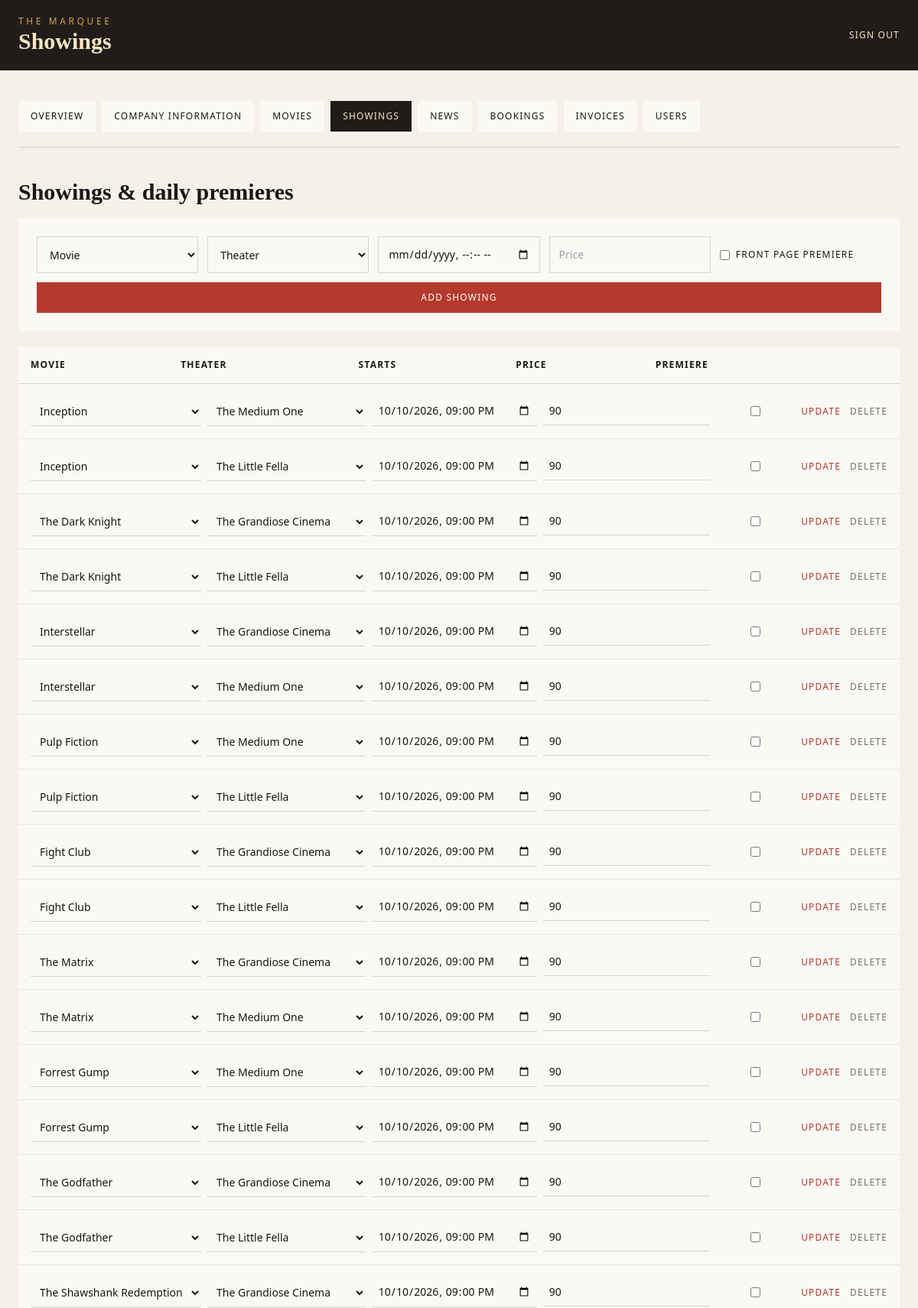
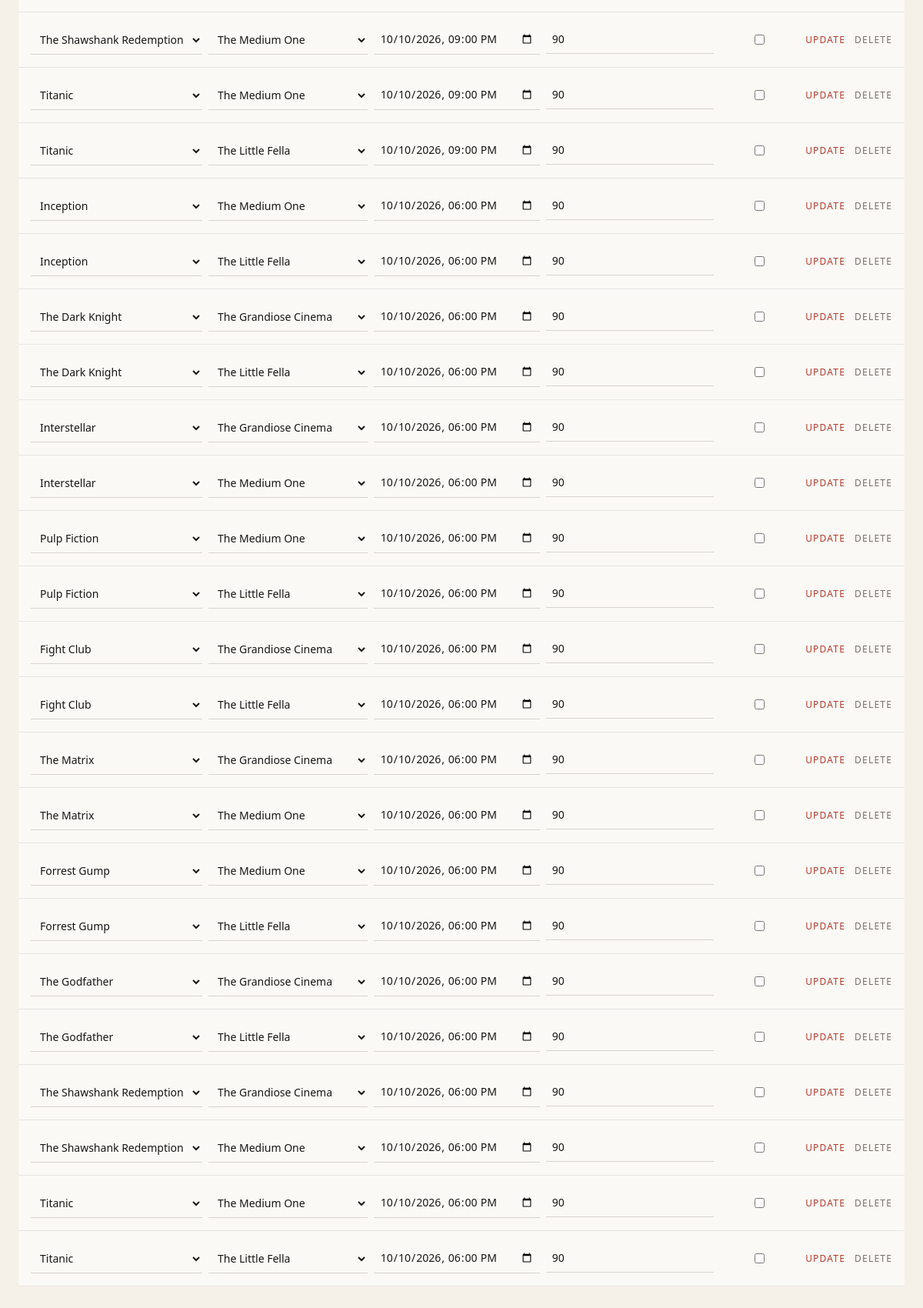
The app's page /admin/showings.php (signed in) with its own data (2 pictures, top to bottom).
### tables this page shows
CREATE TABLE `showtimes` (
   showtimeID INT not null auto_increment primary key,
   movieID INT not null,
   theaterID INT not null,
   starts_at DATETIME not null,
   price INT not null,
   is_featured TINYINT(1) NOT NULL DEFAULT 0,
   FOREIGN KEY (movieID) REFERENCES `movies`(movieID),
   FOREIGN KEY (theaterID) REFERENCES `theaters`(theaterID)
);

CREATE TABLE `movies` (
   movieID INT not null auto_increment primary key,
   title VARCHAR(255),
   release_date DATE,
   rating DECIMAL (3,1)
);

CREATE TABLE `theaters` (
   theaterID INT not null auto_increment primary key,
   name VARCHAR(100) not null,
   seat_rows INT not null,
   seats_per_row INT not null
);

### www/admin/bootstrap.php (called while the page is built, shortened)
<?php
function e(mixed $value): string
{
    return htmlspecialchars((string) $value, ENT_QUOTES, 'UTF-8');
}

### www/admin/showings.php (the view, shortened to what this page needs)
<?php
require __DIR__ . '/bootstrap.php';
require __DIR__ . '/partials/layout.php';
$movies = $pdo->query('SELECT movieID, title FROM movies ORDER BY title')->fetchAll();
$theaters = $pdo->query('SELECT theaterID, name FROM theaters ORDER BY name')->fetchAll();
$showtimes = $pdo->query(
    'SELECT st.showtimeID, st.movieID, st.theaterID, st.starts_at, st.price, st.is_featured
     FROM showtimes st ORDER BY st.starts_at DESC LIMIT 40'
)->fetchAll();
?>
<section>
    <h2 class="mb-4 font-serif text-3xl font-bold">Showings & daily premieres</h2>
    <form method="post" action="actions.php" class="mb-5 grid gap-3 bg-white/60 p-6 md:grid-cols-5">
        <select name="movie_id" required class="border border-stone-300 bg-transparent p-3 text-sm">
            <option value="">Movie</option>
        </select>
        <select name="theater_id" required class="border border-stone-300 bg-transparent p-3 text-sm">
            <option value="">Theater</option>
        </select>
        <input name="starts_at" required type="datetime-local" class="border border-stone-300 bg-transparent p-3 text-sm">
        <input name="price" required type="number" min="0" placeholder="Price" class="border border-stone-300 bg-transparent p-3 text-sm">
        <label class="flex items-center gap-2 text-xs uppercase tracking-widest"><input type="checkbox" name="is_featured"> Front page premiere</label>
        <button class="bg-[#b43a2d] px-4 py-3 text-xs uppercase tracking-widest text-white md:col-span-5">Add showing</button>
    </form>
    <div class="overflow-x-auto bg-white/60">
        <table class="w-full text-left text-sm">
            <thead class="border-b border-stone-300 text-xs uppercase tracking-widest"><tr><th class="p-4">Movie</th><th class="p-4">Theater</th><th class="p-4">Starts</th><th class="p-4">Price</th><th class="p-4">Premiere</th><th class="p-4"></th></tr></thead>
            <tbody>
            <?php foreach ($showtimes as $showtime): ?>
            <tr class="border-b border-stone-200">
                <td class="p-4" colspan="6">
                    <form method="post" action="actions.php" class="grid items-center gap-2 md:grid-cols-[2fr_2fr_2fr_1fr_1fr_auto]">
                        <select name="movie_id" class="border-b border-stone-300 bg-transparent p-2">
                            <?php foreach ($movies as $movie): ?><option value="<?= (int) $movie['movieID'] ?>" <?= (int) $movie['movieID'] === (int) $showtime['movieID'] ? 'selected' : '' ?>><?= e($movie['title']) ?></option><?php endforeach; ?>
                        </select>
                        <select name="theater_id" class="border-b border-stone-300 bg-transparent p-2">
                            <?php foreach ($theaters as $theater): ?><option value="<?= (int) $theater['theaterID'] ?>" <?= (int) $theater['theaterID'] === (int) $showtime['theaterID'] ? 'selected' : '' ?>><?= e($theater['name']) ?></option><?php endforeach; ?>
                        </select>
                        <input name="starts_at" type="datetime-local" value="<?= e(date('Y-m-d\TH:i', strtotime($showtime['starts_at']))) ?>" class="border-b border-stone-300 bg-transparent p-2">
                        <input name="price" type="number" min="0" value="<?= e($showtime['price']) ?>" class="border-b border-stone-300 bg-transparent p-2">
                        <input type="checkbox" name="is_featured" <?= $showtime['is_featured'] ? 'checked' : '' ?>>
                        <span class="flex gap-3">
                            <button class="text-xs uppercase tracking-widest text-[#b43a2d]">Update</button>
                            <button formnovalidate name="action" value="showtime_delete" class="text-xs uppercase tracking-widest text-stone-500">Delete</button>
                        </span>
                    </form>
                </td>
            </tr>
            <?php endforeach; ?>
            </tbody>
        </table>
    </div>
</section>

### records on screen
showtimes: movie_id "Inception", theater_id "The Medium One", starts_at "10/10/2026 21:00", price "90"
showtimes: movie_id "Inception", theater_id "The Little Fella", starts_at "10/10/2026 21:00", price "90"
showtimes: movie_id "The Dark Knight", theater_id "The Grandiose Cinema", starts_at "10/10/2026 21:00", price "90"
showtimes: movie_id "The Dark Knight", theater_id "The Little Fella", starts_at "10/10/2026 21:00", price "90"
showtimes: movie_id "Interstellar", theater_id "The Grandiose Cinema", starts_at "10/10/2026 21:00", price "90"
showtimes: movie_id "Interstellar", theater_id "The Medium One", starts_at "10/10/2026 21:00", price "90"
showtimes: movie_id "Pulp Fiction", theater_id "The Medium One", starts_at "10/10/2026 21:00", price "90"
showtimes: movie_id "Pulp Fiction", theater_id "The Little Fella", starts_at "10/10/2026 21:00", price "90"
showtimes: movie_id "Fight Club", theater_id "The Grandiose Cinema", starts_at "10/10/2026 21:00", price "90"
showtimes: movie_id "Fight Club", theater_id "The Little Fella", starts_at "10/10/2026 21:00", price "90"
showtimes: movie_id "The Matrix", theater_id "The Grandiose Cinema", starts_at "10/10/2026 21:00", price "90"
showtimes: movie_id "The Matrix", theater_id "The Medium One", starts_at "10/10/2026 21:00", price "90"
showtimes: movie_id "Forrest Gump", theater_id "The Medium One", starts_at "10/10/2026 21:00", price "90"
showtimes: movie_id "Forrest Gump", theater_id "The Little Fella", starts_at "10/10/2026 21:00", price "90"
showtimes: movie_id "The Godfather", theater_id "The Grandiose Cinema", starts_at "10/10/2026 21:00", price "90"
showtimes: movie_id "The Godfather", theater_id "The Little Fella", starts_at "10/10/2026 21:00", price "90"
showtimes: movie_id "The Shawshank Redemption", theater_id "The Grandiose Cinema", starts_at "10/10/2026 21:00", price "90"
showtimes: movie_id "The Shawshank Redemption", theater_id "The Medium One", starts_at "10/10/2026 21:00", price "90"
showtimes: movie_id "Titanic", theater_id "The Medium One", starts_at "10/10/2026 21:00", price "90"
showtimes: movie_id "Titanic", theater_id "The Little Fella", starts_at "10/10/2026 21:00", price "90"
showtimes: movie_id "Inception", theater_id "The Medium One", starts_at "10/10/2026 18:00", price "90"
showtimes: movie_id "Inception", theater_id "The Little Fella", starts_at "10/10/2026 18:00", price "90"
showtimes: movie_id "The Dark Knight", theater_id "The Grandiose Cinema", starts_at "10/10/2026 18:00", price "90"
showtimes: movie_id "The Dark Knight", theater_id "The Little Fella", starts_at "10/10/2026 18:00", price "90"
showtimes: movie_id "Interstellar", theater_id "The Grandiose Cinema", starts_at "10/10/2026 18:00", price "90"
showtimes: movie_id "Interstellar", theater_id "The Medium One", starts_at "10/10/2026 18:00", price "90"
showtimes: movie_id "Pulp Fiction", theater_id "The Medium One", starts_at "10/10/2026 18:00", price "90"
showtimes: movie_id "Pulp Fiction", theater_id "The Little Fella", starts_at "10/10/2026 18:00", price "90"
showtimes: movie_id "Fight Club", theater_id "The Grandiose Cinema", starts_at "10/10/2026 18:00", price "90"
showtimes: movie_id "Fight Club", theater_id "The Little Fella", starts_at "10/10/2026 18:00", price "90"
showtimes: movie_id "The Matrix", theater_id "The Grandiose Cinema", starts_at "10/10/2026 18:00", price "90"
showtimes: movie_id "The Matrix", theater_id "The Medium One", starts_at "10/10/2026 18:00", price "90"
showtimes: movie_id "Forrest Gump", theater_id "The Medium One", starts_at "10/10/2026 18:00", price "90"
showtimes: movie_id "Forrest Gump", theater_id "The Little Fella", starts_at "10/10/2026 18:00", price "90"
showtimes: movie_id "The Godfather", theater_id "The Grandiose Cinema", starts_at "10/10/2026 18:00", price "90"
showtimes: movie_id "The Godfather", theater_id "The Little Fella", starts_at "10/10/2026 18:00", price "90"
showtimes: movie_id "The Shawshank Redemption", theater_id "The Grandiose Cinema", starts_at "10/10/2026 18:00", price "90"
showtimes: movie_id "The Shawshank Redemption", theater_id "The Medium One", starts_at "10/10/2026 18:00", price "90"
showtimes: movie_id "Titanic", theater_id "The Medium One", starts_at "10/10/2026 18:00", price "90"
showtimes: movie_id "Titanic", theater_id "The Little Fella", starts_at "10/10/2026 18:00", price "90"

### other values on screen
$title "Showings"
$label "OVERVIEW"
$label "COMPANY INFORMATION"
$label "MOVIES"
$label "SHOWINGS"
$label "NEWS"
$label "BOOKINGS"
$label "INVOICES"
$label "USERS"
